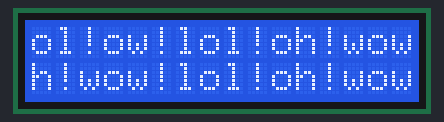
This sketch was run on a simulated Arduino Uno, built with avr-gcc and run on an emulated ATmega328P. Shown: 16×2 character LCD.

Above: at 0.2 s.
At 4.7 s:
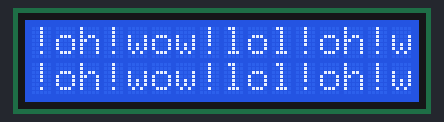
At 9.7 s:
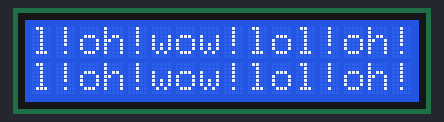
At 19.7 s:
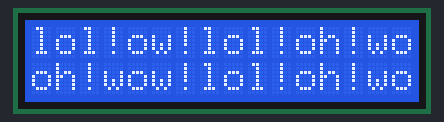
At 29.3 s:
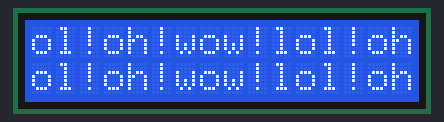
At 39.3 s:
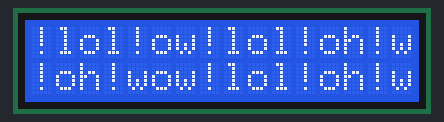

Measured:
- what the display in image 1 shows lasts 0.5 s, from 4.7 s to 5.2 s

The sketch:

app.ino
```cpp
#include <LiquidCrystal_I2C.h>

LiquidCrystal_I2C lcd(0x27, 16, 2);

void setup()
{
    lcd.init(); // 초기화
    lcd.backlight();

    lcd.setCursor(0, 0); // 커서 (0,0)
    lcd.print("oh!wow!lol!oh!wow!lol!oh!wow!lol!oh!wow!lol!");

    lcd.setCursor(0, 1);
    lcd.print("oh!wow!lol!oh!wow!lol!oh!wow!lol!oh!wow!lol!");
}

void loop()
{
    int n;
    for (n = 0; n < 80; n++)
    {
        lcd.scrollDisplayLeft();
        delay(500);
    }
    delay(4000);

    for (n = 0; n < 80; n++)
    {
        lcd.scrollDisplayRight();
        delay(500);
    }
    delay(4000);
}
```
